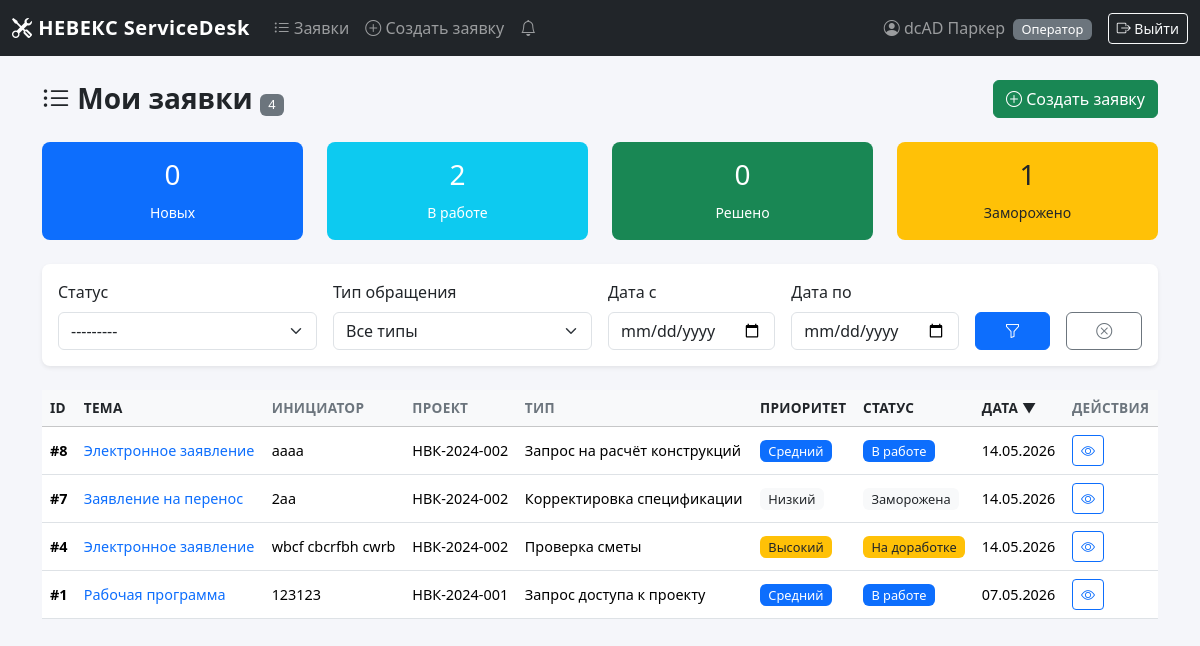
The page /tickets/ (signed in) on the database its author committed.
### accounts/models.py (models this page shows, shortened)
class UserProfile(models.Model):
    ROLE_CHOICES = [
        ('operator', 'Оператор'),
        ('manager', 'Руководитель'),
    ]
    user = models.OneToOneField(
        User,
        on_delete=models.CASCADE,
        related_name='profile',
        verbose_name='Пользователь'
    )
    middle_name = models.CharField(max_length=50, blank=True, verbose_name='Отчество')
    phone = models.CharField(max_length=18, blank=True, verbose_name='Телефон')
    role = models.CharField(
        max_length=10,
        choices=ROLE_CHOICES,
        default='operator',
        verbose_name='Роль'
    )
    department = models.CharField(max_length=100, blank=True, verbose_name='Отдел')
    class Meta:
        verbose_name = 'Профиль пользователя'
        verbose_name_plural = 'Профили пользователей'

### tickets/models.py (models this page shows, shortened)
class Ticket(models.Model):
    STATUS_CHOICES = [
        ('new', 'Новая'),
        ('in_progress', 'В работе'),
        ('frozen', 'Заморожена'),
        ('rework', 'На доработке'),
        ('resolved', 'Решена'),
        ('closed', 'Закрыта'),
    ]
    PRIORITY_CHOICES = [
        ('low', 'Низкий'),
        ('medium', 'Средний'),
        ('high', 'Высокий'),
        ('critical', 'Критический'),
    ]
    ALLOWED_TRANSITIONS = {
        'new': ['in_progress', 'frozen', 'closed'],
        'in_progress': ['frozen', 'resolved', 'rework'],
        'frozen': ['in_progress', 'closed'],
        'rework': ['in_progress'],
        'resolved': ['closed', 'rework'],
        'closed': [],
    }
    subject = models.CharField(max_length=200, verbose_name='Тема обращения')
    description = models.TextField(verbose_name='Описание проблемы')
    initiator = models.CharField(max_length=150, verbose_name='Инициатор (ФИО)')
    initiator_department = models.CharField(max_length=100, blank=True, verbose_name='Отдел инициатора')
    initiator_phone = models.CharField(max_length=18, blank=True, verbose_name='Телефон инициатора')
    initiator_email = models.EmailField(blank=True, verbose_name='Email инициатора')
    ticket_type = models.ForeignKey(TicketType, on_delete=models.SET_NULL, null=True, verbose_name='Тип обращения')
    project = models.ForeignKey(Project, on_delete=models.SET_NULL, null=True, blank=True, verbose_name='Проект')
    document_number = models.CharField(max_length=50, blank=True, verbose_name='№ документа / чертежа')
    priority = models.CharField(max_length=10, choices=PRIORITY_CHOICES, default='medium', verbose_name='Приоритет')
    status = models.CharField(max_length=15, choices=STATUS_CHOICES, default='new', verbose_name='Статус')
    author = models.ForeignKey(User, on_delete=models.CASCADE, related_name='created_tickets', verbose_name='Автор заявки')
    assigned_to = models.ForeignKey(User, on_delete=models.SET_NULL, null=True, blank=True, related_name='assigned_tickets', verbose_name='Исполнитель')
    deadline = models.DateField(null=True, blank=True, verbose_name='Срок исполнения')
    created_at = models.DateTimeField(auto_now_add=True, verbose_name='Дата создания')
    updated_at = models.DateTimeField(auto_now=True, verbose_name='Дата обновления')
    class Meta:
        verbose_name = 'Заявка'
        verbose_name_plural = 'Заявки'
        ordering = ['-created_at']
    def get_absolute_url(self):
        return reverse('ticket_detail', kwargs={'pk': self.pk})
    @property
    def status_badge_class(self):
        classes = {
            'new': 'badge bg-light text-dark',
            'in_progress': 'badge bg-primary',
            'frozen': 'badge bg-light text-dark',
            'rework': 'badge bg-warning text-dark',
            'resolved': 'badge bg-success',
            'closed': 'badge bg-light text-dark',
        }
        return classes.get(self.status, 'badge bg-light')
    @property
    def priority_badge_class(self):
        classes = {
            'low': 'badge bg-light text-dark',
            'medium': 'badge bg-primary',
            'high': 'badge bg-warning text-dark',
            'critical': 'badge bg-danger',
        }
        return classes.get(self.priority, 'badge bg-light')
    @property
    def is_overdue(self):
        if self.deadline and self.status != 'closed':
            return date.today() > self.deadline
        return False

class Project(models.Model):
    code = models.CharField(max_length=20, unique=True, verbose_name='Шифр проекта')
    name = models.CharField(max_length=300, verbose_name='Наименование проекта')
    client = models.CharField(max_length=200, blank=True, verbose_name='Заказчик')
    is_active = models.BooleanField(default=True, verbose_name='Активен')
    class Meta:
        verbose_name = 'Проект'
        verbose_name_plural = 'Проекты'
        ordering = ['code']

class TicketType(models.Model):
    name = models.CharField(max_length=100, unique=True, verbose_name='Тип обращения')
    department = models.CharField(max_length=100, blank=True, verbose_name='Ответственный отдел')
    class Meta:
        verbose_name = 'Тип обращения'
        verbose_name_plural = 'Типы обращений'
        ordering = ['name']
    def __str__(self):
        return self.name

### tickets/views.py (the view, shortened to what this page needs)
# urls.py: path('', views.ticket_list, name='ticket_list'),
@login_required
def ticket_list(request):
    if request.user.profile.role == 'manager':
        base_qs = Ticket.objects.all()
    else:
        base_qs = Ticket.objects.filter(
            models.Q(author=request.user) | models.Q(assigned_to=request.user)
        ).distinct()
    if request.user.profile.role == 'operator':
        visible_qs = base_qs.exclude(status='closed')
    else:
        visible_qs = base_qs
    new_count = base_qs.filter(status='new').count()
    in_progress_count = base_qs.filter(status='in_progress').count()
    resolved_count = base_qs.filter(status='resolved').count()
    frozen_count = base_qs.filter(status='frozen').count()
    total_count = visible_qs.count()
    ticket_filter = TicketFilter(request.GET, queryset=visible_qs)
    tickets = ticket_filter.qs
    sort = request.GET.get('sort', '-created_at')
    allowed_sorts = ['id', '-id', 'subject', '-subject', 'priority', '-priority',
                     'status', '-status', 'created_at', '-created_at', 'deadline', '-deadline']
    if sort in allowed_sorts:
        tickets = tickets.order_by(sort)
    paginator = Paginator(tickets, 10)
    page_number = request.GET.get('page', 1)
    page_obj = paginator.get_page(page_number)
    context = {
        'filter': ticket_filter,
        'tickets': page_obj,
        'page_obj': page_obj,
        'total_count': total_count,
        'new_count': new_count,
        'in_progress_count': in_progress_count,
        'resolved_count': resolved_count,
        'frozen_count': frozen_count,
        'sort': sort,
    }
    return render(request, 'tickets/ticket_list.html', context)

### tickets/context_processors.py (called while the page is built)
def notifications(request):
    if request.user.is_authenticated:
        unread_count = Notification.objects.filter(user=request.user, is_read=False).count()
        unread_list = Notification.objects.filter(user=request.user, is_read=False)[:5]
        return {
            'unread_count': unread_count,
            'unread_notifications': unread_list,
        }
    return {}

### templates/tickets/ticket_list.html (shortened to what this page needs)
{% extends 'base.html' %}
{% block content %}
<div class="d-flex justify-content-between align-items-center mb-4">
    <h3 class="fw-bold mb-0">
        <i class="bi bi-list-ul"></i>
        {% if user.profile.role == 'manager' %}
            Все заявки
        {% else %}
            Мои заявки
        {% endif %}
        <span class="badge bg-secondary">{{ total_count }}</span>
    </h3>
    <a href="{% url 'ticket_create' %}" class="btn btn-success">
        <i class="bi bi-plus-circle"></i> Создать заявку
    </a>
</div>
<div class="row mb-4" id="statusCards">
    <div class="col-md-3">
        <div class="card bg-primary text-white" data-status="new" style="cursor:pointer;">
            <div class="card-body text-center">
                <h3>{{ new_count }}</h3>
                <small>Новых</small>
            </div>
        </div>
    </div>
    <div class="col-md-3">
        <div class="card bg-info text-white" data-status="in_progress" style="cursor:pointer;">
            <div class="card-body text-center">
                <h3>{{ in_progress_count }}</h3>
                <small>В работе</small>
            </div>
        </div>
    </div>
    <div class="col-md-3">
        <div class="card bg-success text-white" data-status="resolved" style="cursor:pointer;">
            <div class="card-body text-center">
                <h3>{{ resolved_count }}</h3>
                <small>Решено</small>
            </div>
        </div>
    </div>
    <div class="col-md-3">
        <div class="card bg-warning text-dark" data-status="frozen" style="cursor:pointer;">
            <div class="card-body text-center">
                <h3>{{ frozen_count }}</h3>
                <small>Заморожено</small>
            </div>
        </div>
    </div>
</div>
<div class="card shadow-sm mb-4">
    <div class="card-body">
        <form method="get" class="row g-3">
            <div class="col-md-3">
                <label class="form-label">{{ filter.form.status.label }}</label>
                {{ filter.form.status }}
            </div>
            <div class="col-md-3">
                <label class="form-label">{{ filter.form.ticket_type.label }}</label>
                {{ filter.form.ticket_type }}
            </div>
            <div class="col-md-2">
                <label class="form-label">{{ filter.form.date_from.label }}</label>
                {{ filter.form.date_from }}
            </div>
            <div class="col-md-2">
                <label class="form-label">{{ filter.form.date_to.label }}</label>
                {{ filter.form.date_to }}
            </div>
            <div class="col-md-1 d-flex align-items-end">
                <button type="submit" class="btn btn-primary w-100">
                    <i class="bi bi-funnel"></i>
                </button>
            </div>
            <div class="col-md-1 d-flex align-items-end">
                <a href="{% url 'ticket_list' %}" class="btn btn-outline-secondary w-100">
                    <i class="bi bi-x-circle"></i>
                </a>
            </div>
        </form>
    </div>
</div>
{% if tickets %}
<div class="table-responsive">
    <table class="table table-hover align-middle">
        <thead class="table-light">
            <tr>
                <th><a href="?sort={% if sort == 'id' %}-id{% else %}id{% endif %}" class="text-decoration-none text-dark">ID {% if sort == 'id' %}▲{% elif sort == '-id' %}▼{% endif %}</a></th>
                <th><a href="?sort={% if sort == 'subject' %}-subject{% else %}subject{% endif %}" class="text-decoration-none text-dark">Тема {% if sort == 'subject' %}▲{% elif sort == '-subject' %}▼{% endif %}</a></th>
                <th>Инициатор</th>
                <th>Проект</th>
                <th>Тип</th>
                <th><a href="?sort={% if sort == 'priority' %}-priority{% else %}priority{% endif %}" class="text-decoration-none text-dark">Приоритет {% if sort == 'priority' %}▲{% elif sort == '-priority' %}▼{% endif %}</a></th>
                <th><a href="?sort={% if sort == 'status' %}-status{% else %}status{% endif %}" class="text-decoration-none text-dark">Статус {% if sort == 'status' %}▲{% elif sort == '-status' %}▼{% endif %}</a></th>
                <th><a href="?sort={% if sort == 'created_at' %}-created_at{% else %}created_at{% endif %}" class="text-decoration-none text-dark">Дата {% if sort == 'created_at' %}▲{% elif sort == '-created_at' %}▼{% endif %}</a></th>
                <th>Действия</th>
            </tr>
        </thead>
        <tbody>
            {% for ticket in tickets %}
            <tr class="{% if ticket.is_overdue %}table-danger{% endif %}">
                <td><strong>#{{ ticket.pk }}</strong></td>
                <td>
                    <a href="{{ ticket.get_absolute_url }}" class="text-decoration-none">
                        {{ ticket.subject|truncatechars:60 }}
                    </a>
                </td>
                <td>{{ ticket.initiator|truncatechars:25 }}</td>
                <td>{{ ticket.project.code|default:"—" }}</td>
                <td>{{ ticket.ticket_type.name|default:"—" }}</td>
                <td><span class="{{ ticket.priority_badge_class }}">{{ ticket.get_priority_display }}</span></td>
                <td><span class="{{ ticket.status_badge_class }}">{{ ticket.get_status_display }}</span></td>
                <td>{{ ticket.created_at|date:"d.m.Y" }}</td>
                <td>
                    <a href="{{ ticket.get_absolute_url }}" class="btn btn-sm btn-outline-primary" title="Просмотр">
                        <i class="bi bi-eye"></i>
                    </a>
                </td>
            </tr>
            {% endfor %}
        </tbody>
    </table>
</div>
{% else %}
<div class="text-center py-5">
    <i class="bi bi-inbox display-1 text-muted"></i>
    <p class="text-muted mt-3">Заявок не найдено</p>
</div>
{% endif %}
{% endblock %}

### templates/base.html (shortened to what this page needs)
<!DOCTYPE html>
<html lang="ru">
<head>
    <link href="https://cdn.jsdelivr.net/npm/bootstrap@5.3.3/dist/css/bootstrap.min.css" rel="stylesheet">
    <link rel="stylesheet" href="https://cdn.jsdelivr.net/npm/bootstrap-icons@1.11.3/font/bootstrap-icons.css">
    {% load static %}
    <link rel="stylesheet" href="{% static 'css/style.css' %}">
</head>
<body>
    {% if user.is_authenticated %}
    <nav class="navbar navbar-expand-lg navbar-dark bg-dark mb-4">
        <div class="container-fluid">
            <a class="navbar-brand" href="{% url 'ticket_list' %}">
                <i class="bi bi-tools"></i> НЕВЕКС ServiceDesk
            </a>
            <div class="collapse navbar-collapse" id="navbarNav">
                <ul class="navbar-nav me-auto">
                    <li class="nav-item">
                        <a class="nav-link" href="{% url 'ticket_list' %}">
                            <i class="bi bi-list-ul"></i> Заявки
                        </a>
                    </li>
                    <li class="nav-item">
                        <a class="nav-link" href="{% url 'ticket_create' %}">
                            <i class="bi bi-plus-circle"></i> Создать заявку
                        </a>
                    </li>
                      <li class="nav-item dropdown">
                        <a class="nav-link position-relative" href="#" id="notifDropdown" role="button" data-bs-toggle="dropdown">
                            <i class="bi bi-bell"></i>
                        </a>
                    </li>
                </ul>
                <span class="navbar-text me-3">
                    <i class="bi bi-person-circle"></i>
                    {{ user.first_name }} {{ user.last_name }}
                    {% if user.is_superuser %}
                    <span class="badge bg-warning text-dark ms-1">Админ</span>
                    {% else %}
                    <span class="badge bg-secondary ms-1">{{ user.profile.get_role_display }}</span>
                    {% endif %}
                </span>
                <form action="{% url 'logout' %}" method="post" class="d-flex">
                    <button type="submit" class="btn btn-outline-light btn-sm">
                        <i class="bi bi-box-arrow-right"></i> Выйти
                    </button>
                </form>
            </div>
        </div>
    </nav>
    {% endif %}
    <div class="container">
        {% block content %}{% endblock %}
    </div>
</body>
</html>

### static/css/style.css (style rules this page uses)
body { background-color: #f5f6fa; }
.navbar-brand { font-weight: 700; letter-spacing: 0.5px; }
.card { border: none; border-radius: 0.5rem; }
.table th { font-size: 0.85rem; text-transform: uppercase; letter-spacing: 0.3px; color: #6c757d; }
.table td { font-size: 0.9rem; }
.badge { font-weight: 500; font-size: 0.8rem; }
.btn { font-weight: 500; }
.form-control, .form-select { border-radius: 0.375rem; }

### rows shown on the page
Ticket: pk "8", subject "Электронное заявление", initiator "аааа", project.code "НВК-2024-002", ticket_type.name "Запрос на расчёт конструкций", priority "Средний", status "В работе", created_at "14.05.2026"
Ticket: pk "7", subject "Заявление на перенос", initiator "2аа", project.code "НВК-2024-002", ticket_type.name "Корректировка спецификации", priority "Низкий", status "Заморожена", created_at "14.05.2026"
Ticket: pk "4", subject "Электронное заявление", initiator "wbcf cbcrfbh cwrb", project.code "НВК-2024-002", ticket_type.name "Проверка сметы", priority "Высокий", status "На доработке", created_at "14.05.2026"
Ticket: pk "1", subject "Рабочая программа", initiator "123123", project.code "НВК-2024-001", ticket_type.name "Запрос доступа к проекту", priority "Средний", status "В работе", created_at "07.05.2026"

### other values the page prints
{{ user.first_name }} "dcAD"
{{ user.last_name }} "Паркер"
{{ user.profile.get_role_display }} "Оператор"
{{ total_count }} "4"
{{ new_count }} "0"
{{ in_progress_count }} "2"
{{ resolved_count }} "0"
{{ frozen_count }} "1"
{{ filter.form.status.label }} "Статус"
{{ filter.form.ticket_type.label }} "Тип обращения"
{{ filter.form.date_from.label }} "Дата с"
{{ filter.form.date_to.label }} "Дата по"
